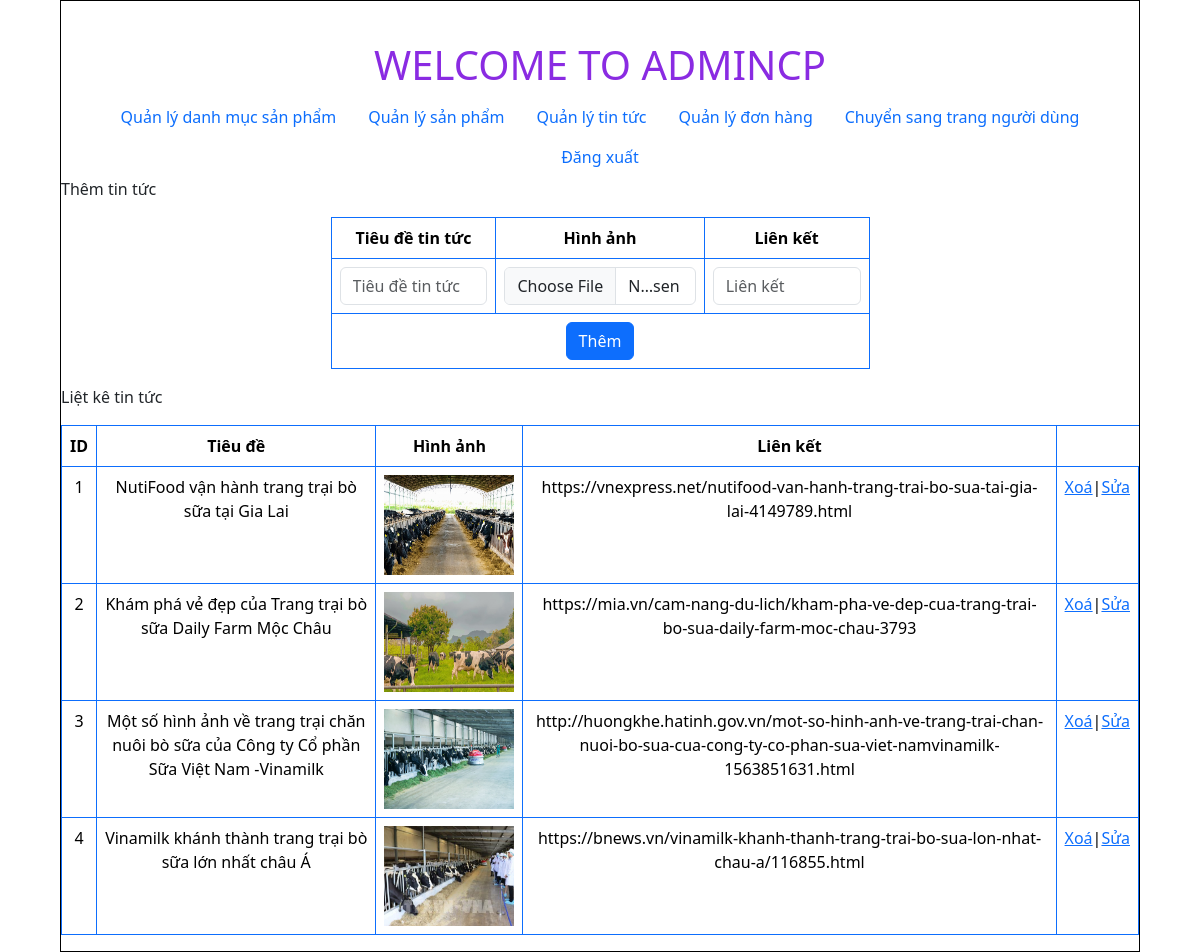
The app's page /admincp/index.php?action=quanlytintuc&query=them with its own data.
### tables this page shows
CREATE TABLE `tbl_tintuc` (
  `id_tintuc` int(11) NOT NULL,
  `tieude_tintuc` varchar(250) NOT NULL,
  `hinhanh_tintuc` text NOT NULL,
  `lienket_tintuc` varchar(250) NOT NULL
);

### admincp/modules/quanlytintuc/lietke.php (the view)
<?php
    $sql_lietke_tintuc = "SELECT * FROM tbl_tintuc";
    $query_lietke_tintuc = mysqli_query($conn, $sql_lietke_tintuc);
?>
<p>Liệt kê tin tức</p>
<center>
    <form method="post" action = "modules/quanlytintuc/xuly.php">
    <table class="table table-bordered border-primary" style="text-align: center;">
  <thead>
    <tr>
      <th scope="col">ID</th>
      <th scope="col">Tiêu đề</th>
      <th scope="col">Hình ảnh</th>
      <th scope="col">Liên kết</th>
    </tr>
  </thead>
  <tbody>
    <tr>
      <?php
        $i = 0;
        while($row = mysqli_fetch_array($query_lietke_tintuc)){
            $i++;
            ?>
      <tr>
        <td><?php echo $i ?></td>
        <td><?php echo $row['tieude_tintuc'] ?></td>
        <td><img src = 'modules/quanlytintuc/Upload/<?php echo $row['hinhanh_tintuc']?>' width = 130px height = 100px></td>
        <td><?php echo $row['lienket_tintuc'] ?></td>
<td><a href="modules/quanlytintuc/xuly.php?id_tintuc=<?php echo $row['id_tintuc'] ?>">Xoá</a>|<a href="?action=quanlytintuc&query=sua&id_tintuc=<?php echo $row['id_tintuc'] ?>">Sửa</a></td>
      </tr>
      <?php
        }
      ?>
    </tr>
  </tbody>
</table>
</form>
</center>

### records on screen
tbl_tintuc: tieude_tintuc "NutiFood vận hành trang trại bò sữa tại Gia Lai", hinhanh_tintuc (picture), lienket_tintuc "https://vnexpress.net/nutifood-van-hanh-trang-trai-bo-sua-tai-gia-lai-4149789.html"
tbl_tintuc: tieude_tintuc "Khám phá vẻ đẹp của Trang trại bò sữa Daily Farm Mộc Châu", hinhanh_tintuc (picture), lienket_tintuc "https://mia.vn/cam-nang-du-lich/kham-pha-ve-dep-cua-trang-trai-bo-sua-daily-farm-moc-chau-3793"
tbl_tintuc: tieude_tintuc "Một số hình ảnh về trang trại chăn nuôi bò sữa của Công ty Cổ phần Sữa Việt Nam -Vinamilk", hinhanh_tintuc (picture), lienket_tintuc "http://huongkhe.hatinh.gov.vn/mot-so-hinh-anh-ve-trang-trai-chan-nuoi-bo-sua-cua-cong-ty-co-phan-sua-viet-namvinamilk-1563851631.html"
tbl_tintuc: tieude_tintuc "Vinamilk khánh thành trang trại bò sữa lớn nhất châu Á", hinhanh_tintuc (picture), lienket_tintuc "https://bnews.vn/vinamilk-khanh-thanh-trang-trai-bo-sua-lon-nhat-chau-a/116855.html"
